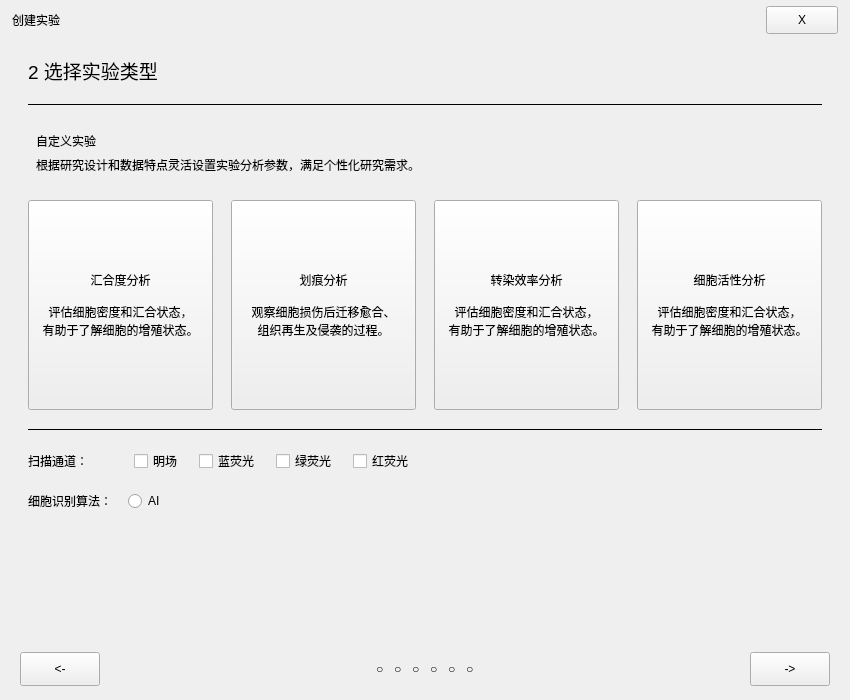
<?xml version="1.0" encoding="UTF-8"?>
<ui version="4.0">
 <class>CreateExperimentSubPage</class>
 <widget class="QWidget" name="CreateExperimentSubPage">
  <property name="geometry">
   <rect>
    <x>0</x>
    <y>0</y>
    <width>850</width>
    <height>700</height>
   </rect>
  </property>
  <property name="minimumSize">
   <size>
    <width>850</width>
    <height>700</height>
   </size>
  </property>
  <property name="windowTitle">
   <string>创建实验</string>
  </property>
  <layout class="QVBoxLayout" name="mainVerticalLayout">
   <property name="spacing">
    <number>0</number>
   </property>
   <property name="leftMargin">
    <number>0</number>
   </property>
   <property name="topMargin">
    <number>0</number>
   </property>
   <property name="rightMargin">
    <number>0</number>
   </property>
   <property name="bottomMargin">
    <number>0</number>
   </property>
   <item>
    <widget class="QWidget" name="titleBarWidget">
     <property name="minimumSize">
      <size>
       <width>0</width>
       <height>40</height>
      </size>
     </property>
     <layout class="QHBoxLayout" name="titleBarHorizontalLayout">
      <property name="leftMargin">
       <number>12</number>
      </property>
      <property name="topMargin">
       <number>0</number>
      </property>
      <property name="rightMargin">
       <number>12</number>
      </property>
      <property name="bottomMargin">
       <number>0</number>
      </property>
      <item>
       <widget class="QLabel" name="labelWindowTitle">
        <property name="text">
         <string>创建实验</string>
        </property>
       </widget>
      </item>
      <item>
       <spacer name="titleBarHorizontalSpacer">
        <property name="orientation">
         <enum>Qt::Horizontal</enum>
        </property>
        <property name="sizeHint" stdset="0">
         <size>
          <width>40</width>
          <height>20</height>
         </size>
        </property>
       </spacer>
      </item>
      <item>
       <widget class="QPushButton" name="buttonClose">
        <property name="minimumSize">
         <size>
          <width>72</width>
          <height>28</height>
         </size>
        </property>
        <property name="maximumSize">
         <size>
          <width>72</width>
          <height>28</height>
         </size>
        </property>
        <property name="text">
         <string>X</string>
        </property>
       </widget>
      </item>
     </layout>
    </widget>
   </item>
   <item>
    <widget class="QStackedWidget" name="pageStackedWidget">
     <property name="currentIndex">
      <number>1</number>
     </property>
     <widget class="QWidget" name="pageStep1">
      <layout class="QVBoxLayout" name="pageStep1VerticalLayout">
       <property name="spacing">
        <number>18</number>
       </property>
       <property name="leftMargin">
        <number>28</number>
       </property>
       <property name="topMargin">
        <number>16</number>
       </property>
       <property name="rightMargin">
        <number>28</number>
       </property>
       <property name="bottomMargin">
        <number>18</number>
       </property>
       <item>
        <widget class="QLabel" name="labelStepTitle1">
         <property name="font">
          <font>
           <pointsize>14</pointsize>
          </font>
         </property>
         <property name="text">
          <string>1 新建实验或导入</string>
         </property>
        </widget>
       </item>
       <item>
        <widget class="QFrame" name="lineStepTop1">
         <property name="frameShape">
          <enum>QFrame::HLine</enum>
         </property>
        </widget>
       </item>
       <item>
        <widget class="QPushButton" name="buttonCreateMode">
         <property name="minimumSize">
          <size>
           <width>0</width>
           <height>76</height>
          </size>
         </property>
         <property name="text">
          <string>创建实验
创建一个全新的实验方法进行扫描</string>
         </property>
         <property name="checkable">
          <bool>true</bool>
         </property>
        </widget>
       </item>
       <item>
        <widget class="QPushButton" name="buttonImportMode">
         <property name="minimumSize">
          <size>
           <width>0</width>
           <height>76</height>
          </size>
         </property>
         <property name="text">
          <string>导入实验
导入先前保存的实验方法进行新一轮扫描</string>
         </property>
         <property name="checkable">
          <bool>true</bool>
         </property>
        </widget>
       </item>
       <item>
        <layout class="QHBoxLayout" name="experimentNameHorizontalLayout">
         <property name="spacing">
          <number>18</number>
         </property>
         <item>
          <widget class="QLabel" name="labelExperimentName">
           <property name="minimumSize">
            <size>
             <width>110</width>
             <height>24</height>
            </size>
           </property>
           <property name="text">
            <string>实验方法名称：</string>
           </property>
          </widget>
         </item>
         <item>
          <widget class="QLineEdit" name="lineEditExperimentName">
           <property name="minimumSize">
            <size>
             <width>420</width>
             <height>34</height>
            </size>
           </property>
           <property name="placeholderText">
            <string>在此输入实验方法名称...</string>
           </property>
          </widget>
         </item>
         <item>
          <spacer name="experimentNameHorizontalSpacer">
           <property name="orientation">
            <enum>Qt::Horizontal</enum>
           </property>
           <property name="sizeHint" stdset="0">
            <size>
             <width>40</width>
             <height>20</height>
            </size>
           </property>
          </spacer>
         </item>
        </layout>
       </item>
       <item>
        <spacer name="pageStep1VerticalSpacer">
         <property name="orientation">
          <enum>Qt::Vertical</enum>
         </property>
         <property name="sizeHint" stdset="0">
          <size>
           <width>20</width>
           <height>40</height>
          </size>
         </property>
        </spacer>
       </item>
      </layout>
     </widget>
     <widget class="QWidget" name="pageStep2">
      <layout class="QVBoxLayout" name="pageStep2VerticalLayout">
       <property name="spacing">
        <number>18</number>
       </property>
       <property name="leftMargin">
        <number>28</number>
       </property>
       <property name="topMargin">
        <number>16</number>
       </property>
       <property name="rightMargin">
        <number>28</number>
       </property>
       <property name="bottomMargin">
        <number>18</number>
       </property>
       <item>
        <widget class="QLabel" name="labelStepTitle2">
         <property name="font">
          <font>
           <pointsize>14</pointsize>
          </font>
         </property>
         <property name="text">
          <string>2 选择实验类型</string>
         </property>
        </widget>
       </item>
       <item>
        <widget class="QFrame" name="lineStepTop2">
         <property name="frameShape">
          <enum>QFrame::HLine</enum>
         </property>
        </widget>
       </item>
       <item>
        <widget class="QWidget" name="experimentTypeHeaderWidget">
         <layout class="QVBoxLayout" name="experimentTypeHeaderVerticalLayout">
          <property name="leftMargin">
           <number>8</number>
          </property>
          <property name="topMargin">
           <number>8</number>
          </property>
          <property name="rightMargin">
           <number>8</number>
          </property>
          <property name="bottomMargin">
           <number>8</number>
          </property>
          <item>
           <widget class="QLabel" name="labelCustomExperimentTitle">
            <property name="text">
             <string>自定义实验</string>
            </property>
           </widget>
          </item>
          <item>
           <widget class="QLabel" name="labelCustomExperimentDescription">
            <property name="text">
             <string>根据研究设计和数据特点灵活设置实验分析参数，满足个性化研究需求。</string>
            </property>
            <property name="wordWrap">
             <bool>true</bool>
            </property>
           </widget>
          </item>
         </layout>
        </widget>
       </item>
       <item>
        <layout class="QHBoxLayout" name="analysisCardsHorizontalLayout">
         <property name="spacing">
          <number>18</number>
         </property>
         <item>
          <widget class="QPushButton" name="buttonConfluenceAnalysis">
           <property name="minimumSize">
            <size>
             <width>160</width>
             <height>210</height>
            </size>
           </property>
           <property name="text">
            <string>汇合度分析

评估细胞密度和汇合状态，
有助于了解细胞的增殖状态。</string>
           </property>
           <property name="checkable">
            <bool>true</bool>
           </property>
          </widget>
         </item>
         <item>
          <widget class="QPushButton" name="buttonScratchAnalysis">
           <property name="minimumSize">
            <size>
             <width>160</width>
             <height>210</height>
            </size>
           </property>
           <property name="text">
            <string>划痕分析

观察细胞损伤后迁移愈合、
组织再生及侵袭的过程。</string>
           </property>
           <property name="checkable">
            <bool>true</bool>
           </property>
          </widget>
         </item>
         <item>
          <widget class="QPushButton" name="buttonTransfectionAnalysis">
           <property name="minimumSize">
            <size>
             <width>160</width>
             <height>210</height>
            </size>
           </property>
           <property name="text">
            <string>转染效率分析

评估细胞密度和汇合状态，
有助于了解细胞的增殖状态。</string>
           </property>
           <property name="checkable">
            <bool>true</bool>
           </property>
          </widget>
         </item>
         <item>
          <widget class="QPushButton" name="buttonCellActivityAnalysis">
           <property name="minimumSize">
            <size>
             <width>160</width>
             <height>210</height>
            </size>
           </property>
           <property name="text">
            <string>细胞活性分析

评估细胞密度和汇合状态，
有助于了解细胞的增殖状态。</string>
           </property>
           <property name="checkable">
            <bool>true</bool>
           </property>
          </widget>
         </item>
        </layout>
       </item>
       <item>
        <widget class="QFrame" name="lineStepBottom2">
         <property name="frameShape">
          <enum>QFrame::HLine</enum>
         </property>
        </widget>
       </item>
       <item>
        <layout class="QHBoxLayout" name="scanChannelHorizontalLayout">
         <property name="spacing">
          <number>16</number>
         </property>
         <item>
          <widget class="QLabel" name="labelScanChannels">
           <property name="minimumSize">
            <size>
             <width>90</width>
             <height>24</height>
            </size>
           </property>
           <property name="text">
            <string>扫描通道：</string>
           </property>
          </widget>
         </item>
         <item>
          <widget class="QCheckBox" name="checkBrightField">
           <property name="text">
            <string>明场</string>
           </property>
          </widget>
         </item>
         <item>
          <widget class="QCheckBox" name="checkBlueFluorescence">
           <property name="text">
            <string>蓝荧光</string>
           </property>
          </widget>
         </item>
         <item>
          <widget class="QCheckBox" name="checkGreenFluorescence">
           <property name="text">
            <string>绿荧光</string>
           </property>
          </widget>
         </item>
         <item>
          <widget class="QCheckBox" name="checkRedFluorescence">
           <property name="text">
            <string>红荧光</string>
           </property>
          </widget>
         </item>
         <item>
          <spacer name="scanChannelHorizontalSpacer">
           <property name="orientation">
            <enum>Qt::Horizontal</enum>
           </property>
           <property name="sizeHint" stdset="0">
            <size>
             <width>40</width>
             <height>20</height>
            </size>
           </property>
          </spacer>
         </item>
        </layout>
       </item>
       <item>
        <layout class="QHBoxLayout" name="cellAlgorithmHorizontalLayout">
         <property name="spacing">
          <number>16</number>
         </property>
         <item>
          <widget class="QLabel" name="labelCellAlgorithm">
           <property name="text">
            <string>细胞识别算法：</string>
           </property>
          </widget>
         </item>
         <item>
          <widget class="QRadioButton" name="radioAiAlgorithm">
           <property name="text">
            <string>AI</string>
           </property>
          </widget>
         </item>
         <item>
          <spacer name="cellAlgorithmHorizontalSpacer">
           <property name="orientation">
            <enum>Qt::Horizontal</enum>
           </property>
           <property name="sizeHint" stdset="0">
            <size>
             <width>40</width>
             <height>20</height>
            </size>
           </property>
          </spacer>
         </item>
        </layout>
       </item>
       <item>
        <spacer name="pageStep2VerticalSpacer">
         <property name="orientation">
          <enum>Qt::Vertical</enum>
         </property>
         <property name="sizeHint" stdset="0">
          <size>
           <width>20</width>
           <height>40</height>
          </size>
         </property>
        </spacer>
       </item>
      </layout>
     </widget>
     <widget class="QWidget" name="pageStep3">
      <layout class="QVBoxLayout" name="pageStep3VerticalLayout">
       <property name="spacing">
        <number>18</number>
       </property>
       <property name="leftMargin">
        <number>28</number>
       </property>
       <property name="topMargin">
        <number>16</number>
       </property>
       <property name="rightMargin">
        <number>28</number>
       </property>
       <property name="bottomMargin">
        <number>18</number>
       </property>
       <item>
        <widget class="QLabel" name="labelStepTitle3">
         <property name="font">
          <font>
           <pointsize>14</pointsize>
          </font>
         </property>
         <property name="text">
          <string>3 延时设置</string>
         </property>
        </widget>
       </item>
       <item>
        <widget class="QFrame" name="lineStepTop3">
         <property name="frameShape">
          <enum>QFrame::HLine</enum>
         </property>
        </widget>
       </item>
       <item>
        <widget class="QPushButton" name="buttonLoopScanMode">
         <property name="minimumSize">
          <size>
           <width>0</width>
           <height>64</height>
          </size>
         </property>
         <property name="text">
          <string>循环扫描
自定义延时设置扫描，可以重复扫描细胞。</string>
         </property>
         <property name="checkable">
          <bool>true</bool>
         </property>
        </widget>
       </item>
       <item>
        <widget class="QPushButton" name="buttonSingleScanMode">
         <property name="minimumSize">
          <size>
           <width>0</width>
           <height>64</height>
          </size>
         </property>
         <property name="text">
          <string>单次扫描
选择此选项将只执行一次细胞扫描。</string>
         </property>
         <property name="checkable">
          <bool>true</bool>
         </property>
        </widget>
       </item>
       <item>
        <widget class="QFrame" name="lineStepBottom3">
         <property name="frameShape">
          <enum>QFrame::HLine</enum>
         </property>
        </widget>
       </item>
       <item>
        <layout class="QGridLayout" name="delaySettingGridLayout">
         <property name="horizontalSpacing">
          <number>16</number>
         </property>
         <property name="verticalSpacing">
          <number>18</number>
         </property>
         <item row="0" column="0">
          <widget class="QLabel" name="labelIntervalDuration">
           <property name="text">
            <string>间隔时长：</string>
           </property>
          </widget>
         </item>
         <item row="0" column="1">
          <widget class="QLineEdit" name="lineEditIntervalHours">
           <property name="minimumSize">
            <size>
             <width>80</width>
             <height>30</height>
            </size>
           </property>
          </widget>
         </item>
         <item row="0" column="2">
          <widget class="QLabel" name="labelIntervalHourUnit">
           <property name="text">
            <string>小时</string>
           </property>
          </widget>
         </item>
         <item row="0" column="3">
          <widget class="QLineEdit" name="lineEditIntervalMinutes">
           <property name="minimumSize">
            <size>
             <width>80</width>
             <height>30</height>
            </size>
           </property>
          </widget>
         </item>
         <item row="0" column="4">
          <widget class="QLabel" name="labelIntervalMinuteUnit">
           <property name="text">
            <string>分钟</string>
           </property>
          </widget>
         </item>
         <item row="1" column="0">
          <widget class="QLabel" name="labelCycleCount">
           <property name="text">
            <string>扫描次数：</string>
           </property>
          </widget>
         </item>
         <item row="1" column="1">
          <widget class="QLineEdit" name="lineEditCycleCount">
           <property name="minimumSize">
            <size>
             <width>80</width>
             <height>30</height>
            </size>
           </property>
          </widget>
         </item>
         <item row="1" column="2">
          <widget class="QLabel" name="labelCycleCountUnit">
           <property name="text">
            <string>次</string>
           </property>
          </widget>
         </item>
        </layout>
       </item>
       <item>
        <spacer name="pageStep3VerticalSpacer">
         <property name="orientation">
          <enum>Qt::Vertical</enum>
         </property>
         <property name="sizeHint" stdset="0">
          <size>
           <width>20</width>
           <height>40</height>
          </size>
         </property>
        </spacer>
       </item>
      </layout>
     </widget>
     <widget class="QWidget" name="pageStep4">
      <layout class="QVBoxLayout" name="pageStep4VerticalLayout">
       <property name="spacing">
        <number>18</number>
       </property>
       <property name="leftMargin">
        <number>28</number>
       </property>
       <property name="topMargin">
        <number>16</number>
       </property>
       <property name="rightMargin">
        <number>28</number>
       </property>
       <property name="bottomMargin">
        <number>18</number>
       </property>
       <item>
        <widget class="QLabel" name="labelStepTitle4">
         <property name="font">
          <font>
           <pointsize>14</pointsize>
          </font>
         </property>
         <property name="text">
          <string>4 选择孔板和视野</string>
         </property>
        </widget>
       </item>
       <item>
        <widget class="QFrame" name="lineStepTop4">
         <property name="frameShape">
          <enum>QFrame::HLine</enum>
         </property>
        </widget>
       </item>
       <item>
        <layout class="QHBoxLayout" name="plateFieldActionHorizontalLayout">
         <item>
          <widget class="QPushButton" name="buttonChoosePlateFields">
           <property name="text">
            <string>点击选择</string>
           </property>
          </widget>
         </item>
         <item>
          <widget class="QCheckBox" name="checkAllowFieldOffset">
           <property name="text">
            <string>允许视野偏移</string>
           </property>
          </widget>
         </item>
         <item>
          <spacer name="plateFieldActionHorizontalSpacer">
           <property name="orientation">
            <enum>Qt::Horizontal</enum>
           </property>
           <property name="sizeHint" stdset="0">
            <size>
             <width>40</width>
             <height>20</height>
            </size>
           </property>
          </spacer>
         </item>
        </layout>
       </item>
       <item>
        <widget class="QFrame" name="lineStepMiddle4">
         <property name="frameShape">
          <enum>QFrame::HLine</enum>
         </property>
        </widget>
       </item>
       <item>
        <layout class="QFormLayout" name="plateFieldSummaryFormLayout">
         <property name="horizontalSpacing">
          <number>16</number>
         </property>
         <property name="verticalSpacing">
          <number>12</number>
         </property>
         <item row="0" column="0">
          <widget class="QLabel" name="labelSelectedPlateType">
           <property name="text">
            <string>孔板类型：</string>
           </property>
          </widget>
         </item>
         <item row="0" column="1">
          <widget class="QLineEdit" name="lineEditSelectedPlateType"/>
         </item>
         <item row="1" column="0">
          <widget class="QLabel" name="labelSelectedWells">
           <property name="text">
            <string>已选孔区：</string>
           </property>
          </widget>
         </item>
         <item row="1" column="1">
          <widget class="QLineEdit" name="lineEditSelectedWells"/>
         </item>
         <item row="2" column="0">
          <widget class="QLabel" name="labelSelectedGroups">
           <property name="text">
            <string>已选分组：</string>
           </property>
          </widget>
         </item>
         <item row="2" column="1">
          <widget class="QLineEdit" name="lineEditSelectedGroups"/>
         </item>
         <item row="3" column="0">
          <widget class="QLabel" name="labelSelectedFields">
           <property name="text">
            <string>已选视野：</string>
           </property>
          </widget>
         </item>
         <item row="3" column="1">
          <widget class="QLineEdit" name="lineEditSelectedFields"/>
         </item>
        </layout>
       </item>
       <item>
        <spacer name="pageStep4VerticalSpacer">
         <property name="orientation">
          <enum>Qt::Vertical</enum>
         </property>
         <property name="sizeHint" stdset="0">
          <size>
           <width>20</width>
           <height>40</height>
          </size>
         </property>
        </spacer>
       </item>
      </layout>
     </widget>
     <widget class="QWidget" name="pageStep5">
      <layout class="QVBoxLayout" name="pageStep5VerticalLayout">
       <property name="spacing">
        <number>18</number>
       </property>
       <property name="leftMargin">
        <number>28</number>
       </property>
       <property name="topMargin">
        <number>16</number>
       </property>
       <property name="rightMargin">
        <number>28</number>
       </property>
       <property name="bottomMargin">
        <number>18</number>
       </property>
       <item>
        <widget class="QLabel" name="labelStepTitle5">
         <property name="font">
          <font>
           <pointsize>14</pointsize>
          </font>
         </property>
         <property name="text">
          <string>5 扫描参数设置</string>
         </property>
        </widget>
       </item>
       <item>
        <widget class="QFrame" name="lineStepTop5">
         <property name="frameShape">
          <enum>QFrame::HLine</enum>
         </property>
        </widget>
       </item>
       <item>
        <widget class="QCheckBox" name="checkEnableZStack">
         <property name="text">
          <string>实验时开启 Z-Stack</string>
         </property>
        </widget>
       </item>
       <item>
        <widget class="QCheckBox" name="checkEnableFieldStitching">
         <property name="text">
          <string>开启视野拼接</string>
         </property>
        </widget>
       </item>
       <item>
        <layout class="QHBoxLayout" name="fieldOverlapHorizontalLayout">
         <property name="spacing">
          <number>12</number>
         </property>
         <item>
          <widget class="QLabel" name="labelFieldOverlap">
           <property name="text">
            <string>视野重合度：</string>
           </property>
          </widget>
         </item>
         <item>
          <widget class="QLineEdit" name="lineEditFieldOverlap">
           <property name="minimumSize">
            <size>
             <width>90</width>
             <height>30</height>
            </size>
           </property>
          </widget>
         </item>
         <item>
          <widget class="QLabel" name="labelFieldOverlapUnit">
           <property name="text">
            <string>%</string>
           </property>
          </widget>
         </item>
         <item>
          <spacer name="fieldOverlapHorizontalSpacer">
           <property name="orientation">
            <enum>Qt::Horizontal</enum>
           </property>
           <property name="sizeHint" stdset="0">
            <size>
             <width>40</width>
             <height>20</height>
            </size>
           </property>
          </spacer>
         </item>
        </layout>
       </item>
       <item>
        <layout class="QHBoxLayout" name="focusIntervalHorizontalLayout">
         <property name="spacing">
          <number>12</number>
         </property>
         <item>
          <widget class="QLabel" name="labelFocusInterval">
           <property name="text">
            <string>对焦间隔：</string>
           </property>
          </widget>
         </item>
         <item>
          <widget class="QLineEdit" name="lineEditFocusInterval">
           <property name="minimumSize">
            <size>
             <width>90</width>
             <height>30</height>
            </size>
           </property>
          </widget>
         </item>
         <item>
          <widget class="QLabel" name="labelFocusIntervalUnit">
           <property name="text">
            <string>视野</string>
           </property>
          </widget>
         </item>
         <item>
          <spacer name="focusIntervalHorizontalSpacer">
           <property name="orientation">
            <enum>Qt::Horizontal</enum>
           </property>
           <property name="sizeHint" stdset="0">
            <size>
             <width>40</width>
             <height>20</height>
            </size>
           </property>
          </spacer>
         </item>
        </layout>
       </item>
       <item>
        <layout class="QHBoxLayout" name="focusChannelHorizontalLayout">
         <property name="spacing">
          <number>16</number>
         </property>
         <item>
          <widget class="QLabel" name="labelFocusChannel">
           <property name="text">
            <string>对焦通道：</string>
           </property>
          </widget>
         </item>
         <item>
          <widget class="QCheckBox" name="checkFocusBrightField">
           <property name="text">
            <string>明场</string>
           </property>
          </widget>
         </item>
         <item>
          <widget class="QCheckBox" name="checkFocusBlueFluorescence">
           <property name="text">
            <string>蓝荧光</string>
           </property>
          </widget>
         </item>
         <item>
          <widget class="QCheckBox" name="checkFocusGreenFluorescence">
           <property name="text">
            <string>绿荧光</string>
           </property>
          </widget>
         </item>
         <item>
          <widget class="QCheckBox" name="checkFocusRedFluorescence">
           <property name="text">
            <string>红荧光</string>
           </property>
          </widget>
         </item>
         <item>
          <spacer name="focusChannelHorizontalSpacer">
           <property name="orientation">
            <enum>Qt::Horizontal</enum>
           </property>
           <property name="sizeHint" stdset="0">
            <size>
             <width>40</width>
             <height>20</height>
            </size>
           </property>
          </spacer>
         </item>
        </layout>
       </item>
       <item>
        <spacer name="pageStep5VerticalSpacer">
         <property name="orientation">
          <enum>Qt::Vertical</enum>
         </property>
         <property name="sizeHint" stdset="0">
          <size>
           <width>20</width>
           <height>40</height>
          </size>
         </property>
        </spacer>
       </item>
      </layout>
     </widget>
     <widget class="QWidget" name="pageStep6">
      <layout class="QVBoxLayout" name="pageStep6VerticalLayout">
       <property name="spacing">
        <number>18</number>
       </property>
       <property name="leftMargin">
        <number>28</number>
       </property>
       <property name="topMargin">
        <number>16</number>
       </property>
       <property name="rightMargin">
        <number>28</number>
       </property>
       <property name="bottomMargin">
        <number>18</number>
       </property>
       <item>
        <widget class="QLabel" name="labelStepTitle6">
         <property name="font">
          <font>
           <pointsize>14</pointsize>
          </font>
         </property>
         <property name="text">
          <string>6 信息汇总</string>
         </property>
        </widget>
       </item>
       <item>
        <widget class="QFrame" name="lineStepTop6">
         <property name="frameShape">
          <enum>QFrame::HLine</enum>
         </property>
        </widget>
       </item>
       <item>
        <layout class="QHBoxLayout" name="summaryHorizontalLayout">
         <property name="spacing">
          <number>28</number>
         </property>
         <item>
          <layout class="QFormLayout" name="summaryExperimentFormLayout">
           <property name="horizontalSpacing">
            <number>16</number>
           </property>
           <property name="verticalSpacing">
            <number>12</number>
           </property>
           <item row="0" column="0">
            <widget class="QLabel" name="labelSummaryExperimentType">
             <property name="text">
              <string>实验类型：</string>
             </property>
            </widget>
           </item>
           <item row="0" column="1">
            <widget class="QLineEdit" name="lineEditSummaryExperimentType">
             <property name="readOnly">
              <bool>true</bool>
             </property>
            </widget>
           </item>
           <item row="1" column="0">
            <widget class="QLabel" name="labelSummaryScanChannel">
             <property name="text">
              <string>扫描通道：</string>
             </property>
            </widget>
           </item>
           <item row="1" column="1">
            <widget class="QLineEdit" name="lineEditSummaryScanChannel">
             <property name="readOnly">
              <bool>true</bool>
             </property>
            </widget>
           </item>
          </layout>
         </item>
        </layout>
       </item>
       <item>
        <spacer name="pageStep6VerticalSpacer">
         <property name="orientation">
          <enum>Qt::Vertical</enum>
         </property>
         <property name="sizeHint" stdset="0">
          <size>
           <width>20</width>
           <height>40</height>
          </size>
         </property>
        </spacer>
       </item>
      </layout>
     </widget>
    </widget>
   </item>
   <item>
    <widget class="QWidget" name="bottomBarWidget">
     <property name="minimumSize">
      <size>
       <width>0</width>
       <height>62</height>
      </size>
     </property>
     <layout class="QHBoxLayout" name="bottomBarHorizontalLayout">
      <property name="leftMargin">
       <number>20</number>
      </property>
      <property name="topMargin">
       <number>6</number>
      </property>
      <property name="rightMargin">
       <number>20</number>
      </property>
      <property name="bottomMargin">
       <number>6</number>
      </property>
      <item>
       <widget class="QPushButton" name="buttonPreviousPage">
        <property name="minimumSize">
         <size>
          <width>60</width>
          <height>34</height>
         </size>
        </property>
        <property name="text">
         <string>&lt;-</string>
        </property>
       </widget>
      </item>
      <item>
       <spacer name="bottomLeftSpacer">
        <property name="orientation">
         <enum>Qt::Horizontal</enum>
        </property>
        <property name="sizeHint" stdset="0">
         <size>
          <width>40</width>
          <height>20</height>
         </size>
        </property>
       </spacer>
      </item>
      <item>
       <layout class="QHBoxLayout" name="pageIndicatorHorizontalLayout">
        <property name="spacing">
         <number>10</number>
        </property>
        <item>
         <widget class="QLabel" name="labelPageDot1">
          <property name="text">
           <string>○</string>
          </property>
         </widget>
        </item>
        <item>
         <widget class="QLabel" name="labelPageDot2">
          <property name="text">
           <string>○</string>
          </property>
         </widget>
        </item>
        <item>
         <widget class="QLabel" name="labelPageDot3">
          <property name="text">
           <string>○</string>
          </property>
         </widget>
        </item>
        <item>
         <widget class="QLabel" name="labelPageDot4">
          <property name="text">
           <string>○</string>
          </property>
         </widget>
        </item>
        <item>
         <widget class="QLabel" name="labelPageDot5">
          <property name="text">
           <string>○</string>
          </property>
         </widget>
        </item>
        <item>
         <widget class="QLabel" name="labelPageDot6">
          <property name="text">
           <string>○</string>
          </property>
         </widget>
        </item>
       </layout>
      </item>
      <item>
       <spacer name="bottomCenterSpacer">
        <property name="orientation">
         <enum>Qt::Horizontal</enum>
        </property>
        <property name="sizeHint" stdset="0">
         <size>
          <width>40</width>
          <height>20</height>
         </size>
        </property>
       </spacer>
      </item>
      <item>
       <widget class="QPushButton" name="buttonNextPage">
        <property name="minimumSize">
         <size>
          <width>60</width>
          <height>34</height>
         </size>
        </property>
        <property name="text">
         <string>-&gt;</string>
        </property>
       </widget>
      </item>
     </layout>
    </widget>
   </item>
  </layout>
 </widget>
 <resources/>
 <connections/>
</ui>
